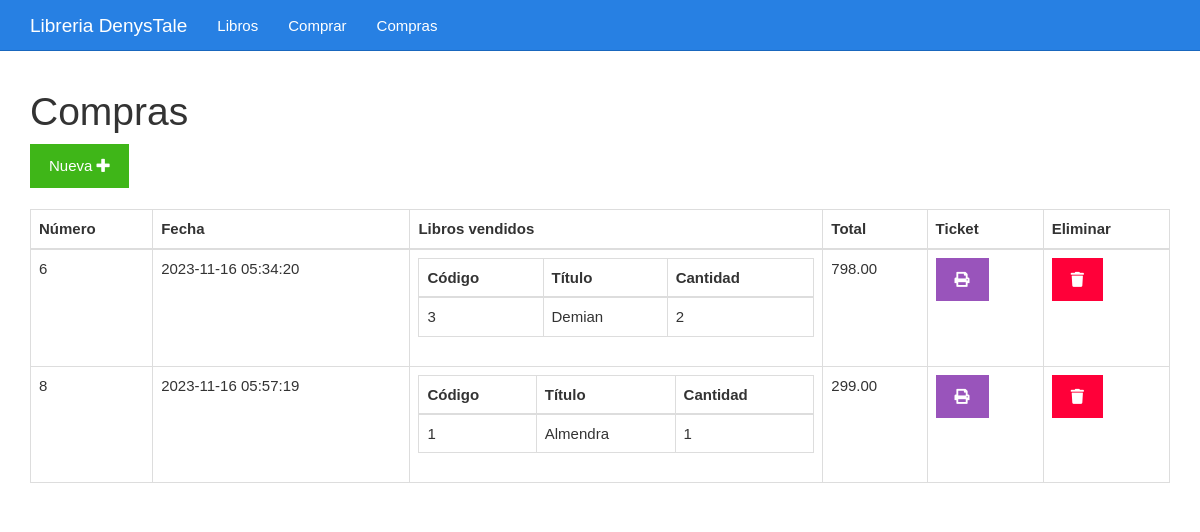
Screenshot of /compras.php with the database file from the repository.
### tables this page shows
CREATE TABLE `tbl_compra` (
  `id` bigint(20) UNSIGNED NOT NULL,
  `fecha` datetime NOT NULL,
  `total` decimal(10,2) DEFAULT NULL
);

### compras.php (the view)
<?php include_once "encabezado.php" ?>
<?php
include_once "base_de_datos.php";
$sentencia = $base_de_datos->query("SELECT tbl_compra.total, tbl_compra.fecha, tbl_compra.id, GROUP_CONCAT( tbl_libro.codigo, '..', tbl_libro.titulo, '..', tbl_libros_vendidos.cantidad SEPARATOR '__') AS Libros FROM tbl_compra INNER JOIN tbl_libros_vendidos ON tbl_libros_vendidos.id_compra = tbl_compra.id INNER JOIN tbl_libro ON tbl_libro.id = tbl_libros_vendidos.id_libro GROUP BY tbl_compra.id ORDER BY tbl_compra.id;");
$compras = $sentencia->fetchAll(PDO::FETCH_OBJ);
?>
	<div class="col-xs-12">
		<h1>Compras</h1>
		<div>
			<a class="btn btn-success" href="./comprar.php">Nueva <i class="fa fa-plus"></i></a>
		</div>
		<br>
		<table class="table table-bordered">
			<thead>
				<tr>
					<th>Número</th>
					<th>Fecha</th>
					<th>Libros vendidos</th>
					<th>Total</th>
					<th>Ticket</th>
					<th>Eliminar</th>
				</tr>
			</thead>
			<tbody>
				<?php foreach($compras as $compra){ ?>
				<tr>
					<td><?php echo $compra->id ?></td>
					<td><?php echo $compra->fecha ?></td>
					<td>
						<table class="table table-bordered">
							<thead>
								<tr>
									<th>Código</th>
									<th>Título</th>
									<th>Cantidad</th>
								</tr>
							</thead>
							<tbody>
								<?php foreach(explode("__", $compra->Libros) as $librosConcatenados){
								$libro = explode("..", $librosConcatenados)
								?>
								<tr>
									<td><?php echo $libro[0] ?></td>
									<td><?php echo $libro[1] ?></td>
									<td><?php echo $libro[2] ?></td>
								</tr>
								<?php } ?>
							</tbody>
						</table>
					</td>
					<td><?php echo $compra->total ?></td>
					<td><a class="btn btn-info" href="<?php echo "imprimirTicket.php?id=" . $compra->id?>"><i class="fa fa-print"></i></a></td>
					<td><a class="btn btn-danger" href="<?php echo "eliminarCompra.php?id=" . $compra->id?>"><i class="fa fa-trash"></i></a></td>
				</tr>
				<?php } ?>
			</tbody>
		</table>
	</div>
<?php include_once "pie.php" ?>

### css/estilo.css (style rules this page uses)
body { padding-top: 70px; }

### rows the page displays
tbl_compra: id "6", fecha "2023-11-16 05:34:20", libro "3", libro "Demian", libro "2", total "798.00"
tbl_compra: id "8", fecha "2023-11-16 05:57:19", libro "1", libro "Almendra", total "299.00"
